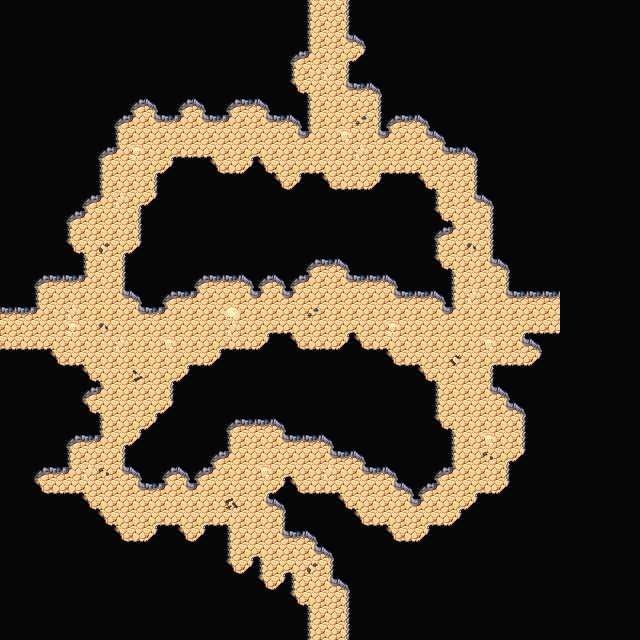

Tiled map render using the project's own tile images. Description and the map definition, with tile-layer contents summarised, below:
An orthogonal 40x40 tile map with 16x16 px tiles, 4 tile layers (Collision, Background, Walls, Clutter), 2 tilesets and 4 objects.

<map version="1.5" tiledversion="1.7.2" orientation="orthogonal" renderorder="right-down" width="40" height="40" tilewidth="16" tileheight="16" infinite="0" nextlayerid="7" nextobjectid="64">
 <editorsettings>
  <export target="wastetown..tmx" format="tmx" />
 </editorsettings>
 <tileset firstgid="1" source="../../../tileset/main.tsx" />
 <tileset firstgid="3477" source="../../../tileset/buildings.tsx" />
 <layer id="6" name="Collision" width="40" height="40">
  <data>[1600 cells, 0 non-empty, 0 distinct tile ids]</data>
 </layer>
 <layer id="1" name="Background" width="40" height="40">
  <data>[1600 cells, 1600 non-empty, 1 distinct tile ids]</data>
 </layer>
 <layer id="2" name="Walls" width="40" height="40">
  <data>[1600 cells, 1365 non-empty, 18 distinct tile ids]</data>
 </layer>
 <layer id="3" name="Clutter" width="40" height="40">
  <properties>
   <property name="spriteLayer" type="bool" value="true" />
  </properties>
  <data>[1600 cells, 29 non-empty, 11 distinct tile ids]</data>
 </layer>
 <objectgroup id="4" name="Objects">
  <object id="60" template="../../../obj/door_left.tx" x="544.333" y="320.667">
   <properties>
    <property name="teleport" value="../common/maps/map/cave/cave_multilevel_4/cave_23G4.tmx" />
    <property name="teleportObjectId" value="59" />
   </properties>
  </object>
  <object id="61" template="../../../obj/door_up.tx" x="320.672" y="639.376">
   <properties>
    <property name="teleport" value="../common/maps/map/cave/cave_multilevel_4/cave_23H3.tmx" />
    <property name="teleportObjectId" value="61" />
   </properties>
  </object>
  <object id="62" template="../../../obj/door_down.tx" x="321.655" y="15.7385">
   <properties>
    <property name="teleport" value="../common/maps/map/cave/cave_multilevel_4/cave_23F3.tmx" />
    <property name="teleportObjectId" value="62" />
   </properties>
  </object>
  <object id="63" template="../../../obj/door_right.tx" x="0.983656" y="335.427">
   <properties>
    <property name="teleport" value="../common/maps/map/cave/cave_multilevel_4/cave_23G2.tmx" />
    <property name="teleportObjectId" value="62" />
   </properties>
  </object>
 </objectgroup>
</map>
